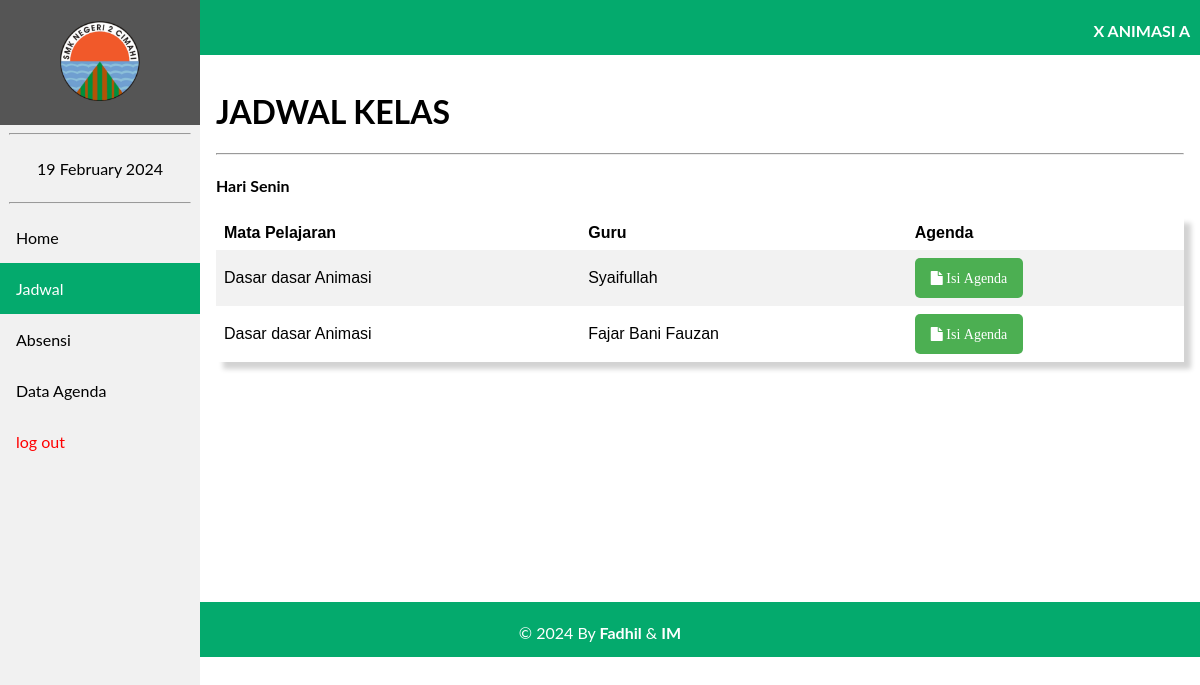
Page /agenda/data_agenda.php?id=A10001 (signed in) on the committed database.
### tables this page shows
CREATE TABLE `tb_kelas` (
  `id_kelas` varchar(6) NOT NULL,
  `nama_kelas` varchar(50) NOT NULL,
  `username` varchar(50) NOT NULL,
  `password` varchar(50) NOT NULL,
  `role` int(11) NOT NULL
);

CREATE TABLE `tb_jadwal` (
  `id_jadwal` int(11) NOT NULL,
  `id_kelas` varchar(6) NOT NULL,
  `hari` varchar(10) NOT NULL,
  `jam_masuk` varchar(15) NOT NULL,
  `jam_selesai` varchar(15) NOT NULL,
  `nip` varchar(18) NOT NULL,
  `id_mapel` varchar(6) NOT NULL,
  `ruangan` varchar(50) NOT NULL
);

CREATE TABLE `tb_mapel` (
  `id_mapel` varchar(6) NOT NULL,
  `nama_mapel` varchar(70) NOT NULL
);

CREATE TABLE `tb_guru` (
  `nip` varchar(18) NOT NULL,
  `id_mapel` varchar(6) NOT NULL,
  `nama_guru` varchar(100) NOT NULL,
  `password` varchar(100) NOT NULL,
  `role` int(11) NOT NULL
);

### agenda/hari.php (called while the page is built)
<?php
    $hari = array ( 1 =>    'Senin',
    'Selasa',
    'Rabu',
    'Kamis',
    'Jumat',
    'Sabtu',
    'Minggu'
    );
?>

### agenda/data_agenda.php (the view, shortened to what this page needs)
<!DOCTYPE html>
<html lang="en">
<head>
    <link rel="stylesheet" href="navbar.css">
    <link rel="stylesheet" href="https://cdnjs.cloudflare.com/ajax/libs/font-awesome/4.7.0/css/font-awesome.min.css">
</head>
<?php
    include 'koneksi.php';
    include 'hari.php';
    $h = $hari[ date('N') ];
    $kelas = $_GET['id'];
    $sql = "SELECT * FROM tb_kelas WHERE id_kelas='$kelas'";
    $k = mysqli_query($Conn,$sql);
?>
<body>
    <header>
        <div class="sidebar">
        <a href="beranda.php?id=<?= $kelas ?>"><center><img src="image/2cmi.PNG" style="width: 80px; padding: 5px;"></center></a>
        <hr  style="width: 90%;">
        <center><a href="#"><?= date("d F Y"); ?></a></center>
        <hr  style="width: 90%;">
        <a href="beranda.php?id=<?= $kelas ?>">Home</a>
        <a class="active" href="data_agenda.php?id=<?= $kelas ?>">Jadwal</a>
        <a href="absensi.php?id=<?= $kelas ?>">Absensi</a>
        <a href="tampil_agenda.php?id=<?= $kelas ?>">Data Agenda</a>
        <a style="color: red;"href="logout.php"> log out</button></a>
        </div>
    </header>
    <div class="head">
        <?php
            foreach($k as $nama){ ?>
            <p style="margin-right: 10px;"><b><?= $nama['nama_kelas'] ?></b></p>
          <?php
            }
          ?>
    </div>
    <div class="content">
        <h1>JADWAL KELAS</h1><hr>
        <h4>Hari <?= $h ?></h4>
        <table style="box-shadow: 7px 7px 5px lightgrey;">
            <tr>
                <th>Mata Pelajaran</th>
                <th>Guru</th>
                <th>Agenda</th>
            </tr>
                <?php
                    $sql ="SELECT tb_jadwal.jam_masuk, tb_jadwal.jam_selesai, tb_jadwal.hari, tb_kelas.nama_kelas, tb_guru.nama_guru, tb_mapel.nama_mapel, tb_jadwal.nip, tb_mapel.id_mapel
                           FROM tb_jadwal INNER JOIN tb_kelas ON tb_jadwal.id_kelas = tb_kelas.id_kelas INNER JOIN
                           tb_guru ON tb_jadwal.nip = tb_guru.nip INNER JOIN tb_mapel ON tb_jadwal.id_mapel = tb_mapel.id_mapel WHERE tb_jadwal.hari = '$h' AND tb_jadwal.id_kelas='$kelas'";
                    $proses = mysqli_query($Conn, $sql);
                    foreach($proses as $jadwal){ ?>
                        <tr>
                        <td><?= $jadwal['nama_mapel'] ?></td>
                        <td><?= $jadwal['nama_guru'] ?></td>
                        <td><a href="isi_agenda.php?kel=<?= $kelas ?>&nip=<?= $jadwal['nip'] ?>&map=<?= $jadwal['id_mapel'] ?>"><button class="btn1" name="submit" style="font-size: 14px;"><i class="fa fa-file"> Isi Agenda</i></button></a></td>
                <?php }  ?>
                </tr>
        </table>
    </div>
    <div class="footer">
        <p>&copy; 2024 By <b>Fadhil</b> & <b>IM</b></p>
    </div>
</body>
</html>

### agenda/navbar.css (style rules this page uses)
body { margin: 0; font-family: "Lato", sans-serif; }
.sidebar { margin: 0; padding: 0; width: 200px; background-color: #f1f1f1; position: fixed; height: 100%; overflow-x: hidden; z-index: 1; }
.sidebar a, .dropdown-btn { display: block; color: black; padding: 16px; text-decoration: none; }
.sidebar a.active { background-color: #04AA6D; color: white; }
div.content { margin-left: 200px; padding: 16px; min-height: 515px; }
.head { width: 100%; height: 50px; padding-top: 5px; text-align: right; color: white; background-color: #04AA6D; }
.footer { width: 100%; height: 50px; background-color: #04AA6D; bottom: 0; text-align: center; color: white; padding-top: 5px; }

### agenda/data_agenda.php (style rules this page uses)
table { font-family: arial, sans-serif; border-collapse: collapse; width: 100%; }
td, th { color: black; text-align: left; padding: 8px; }
tr:nth-child(even) { background-color: #f2f2f2 }
.btn1 { background-color: #4CAF52; border: none; border-radius: 5px; color: white; padding: 12px 16px; font-size: 16px; cursor: pointer; }

### rows in the picture
tb_kelas: nama_kelas "X ANIMASI A"
tb_jadwal: id_mapel.nama_mapel "Dasar dasar Animasi", tb_guru.nama_guru "Syaifullah"
tb_jadwal: id_mapel.nama_mapel "Dasar dasar Animasi", tb_guru.nama_guru "Fajar Bani Fauzan"
